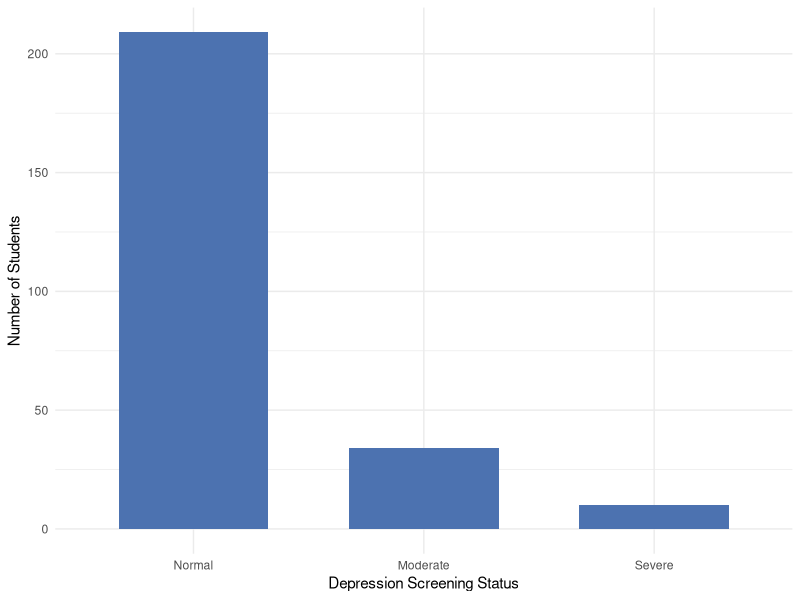
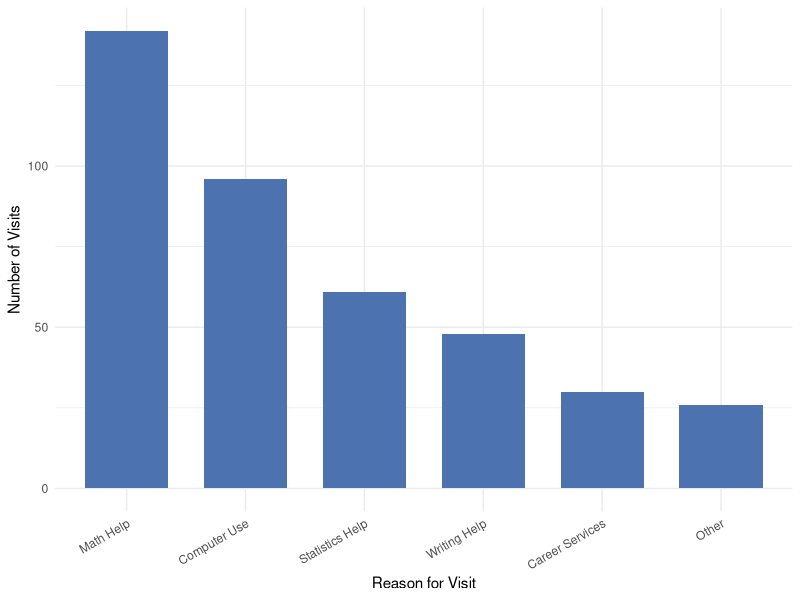
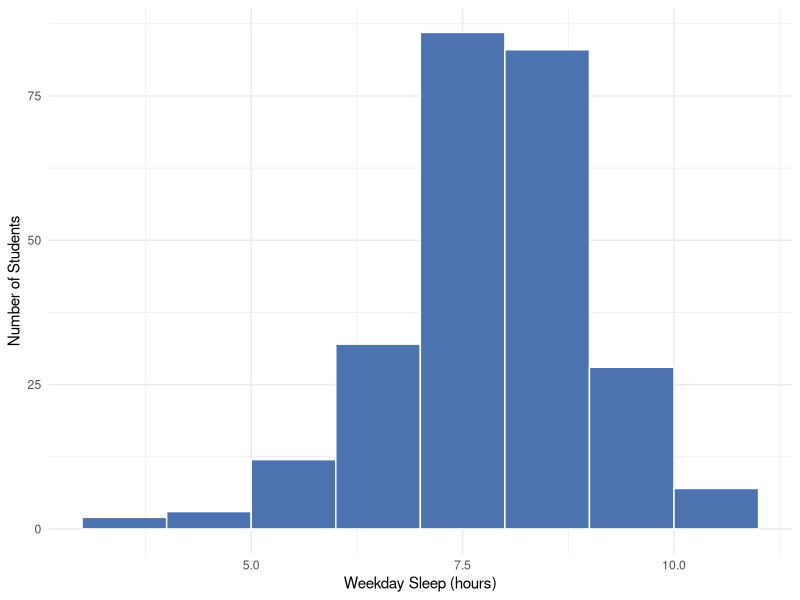
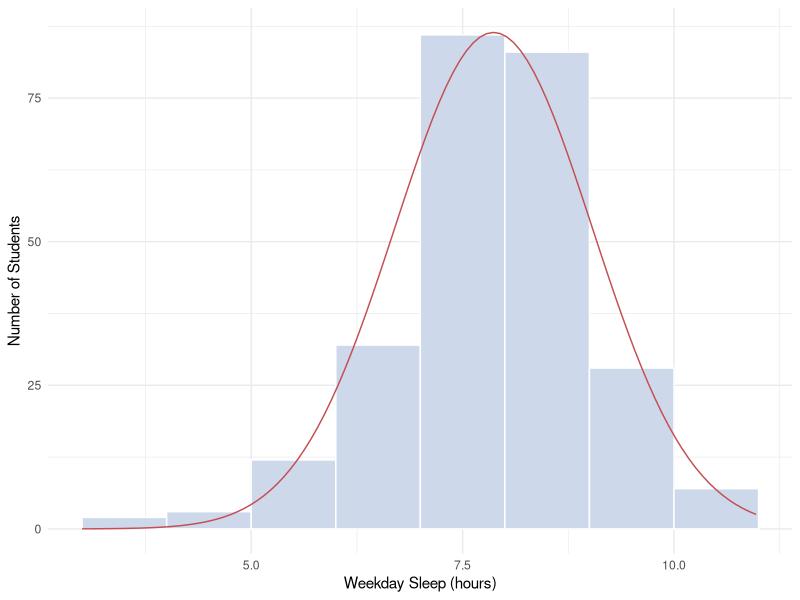
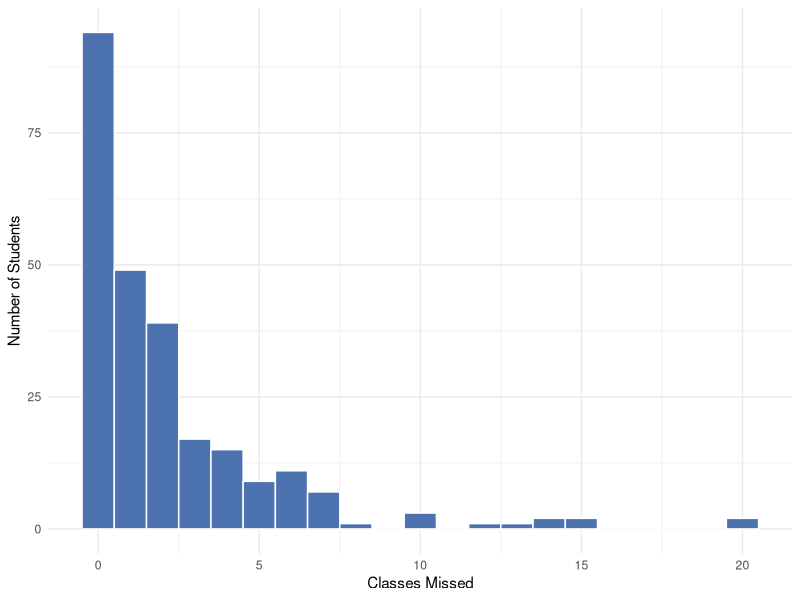
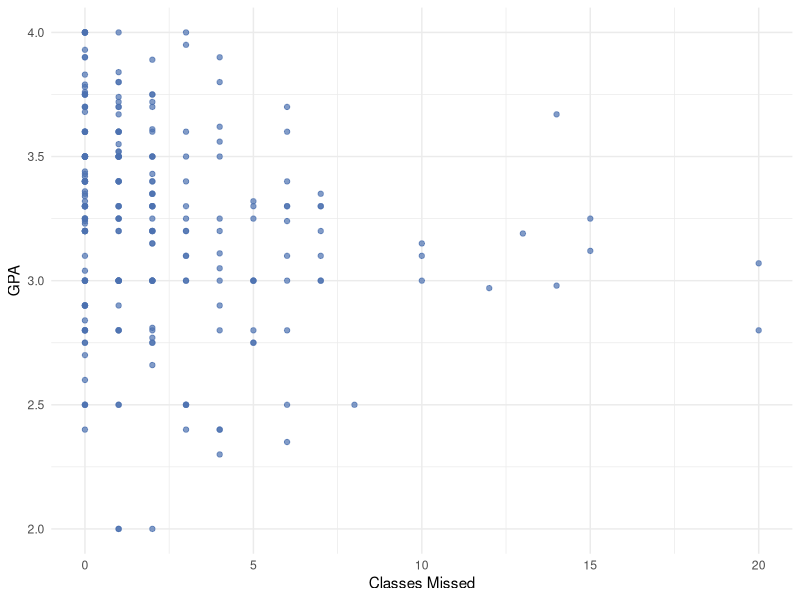
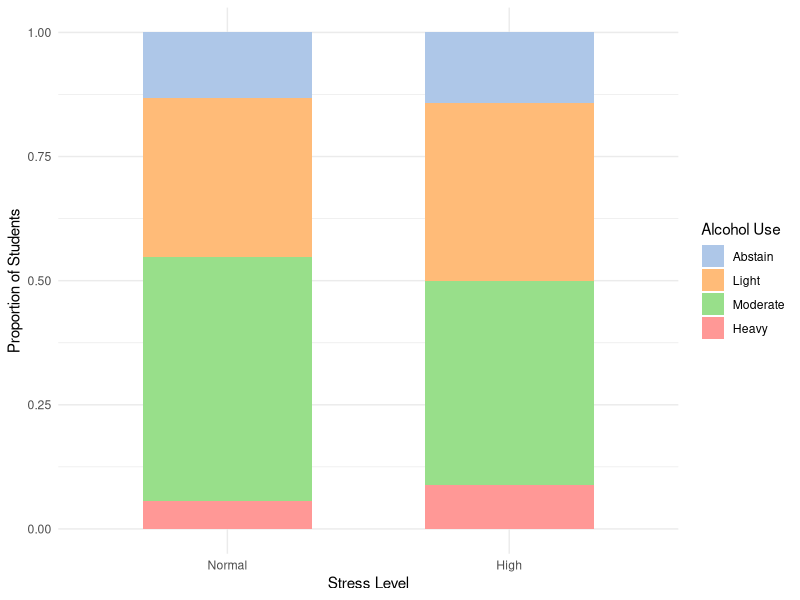
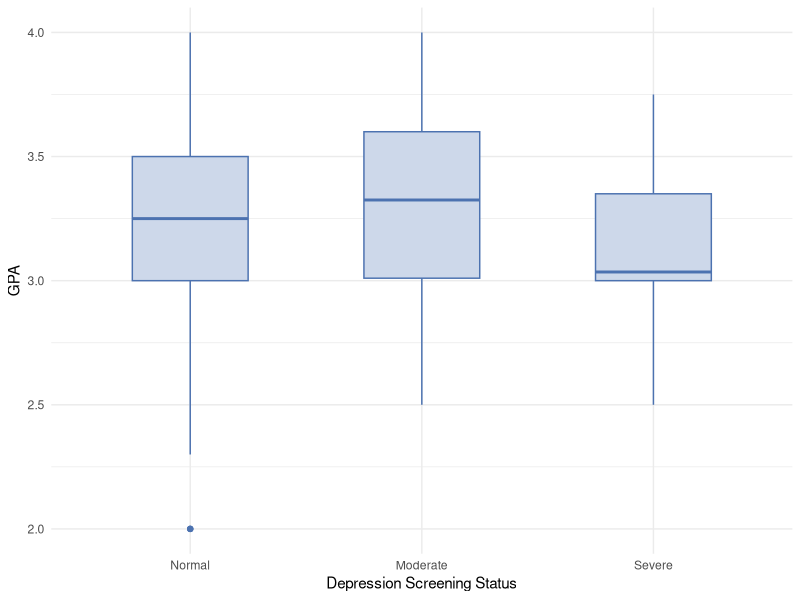

Write R code to recreate these figures, in order.
# ==============================================================================
# Chapter 1: Understanding Data through Measures and Visualizations
# Figure Generation Script
#
# Dataset: data/student_lifestyle_sleep.csv (253 college students)
#
# Run from the project root (the folder that contains data/ and r_code/).
# Plots appear in the RStudio viewer and are saved as PNGs in
# figures/chapter_01/.
#
# Figure numbering follows the [Insert Figure ...] callouts in the chapter.
# Note: the chapter text numbers the mosaic plot and the GPA box plot both as
# Figure 1.9 (a duplicate). The box plot below is saved as fig_1_09b_*.
# ==============================================================================

library(tidyverse)

# ------------------------------------------------------------------------------
# Setup
# ------------------------------------------------------------------------------
fig_dir <- file.path("figures", "chapter_01")
dir.create(fig_dir, recursive = TRUE, showWarnings = FALSE)

sl <- read_csv("data/student_lifestyle_sleep.csv", show_col_types = FALSE)

# Order the ordinal categories so bars, segments, and boxes appear in their
# natural progression (Normal -> Moderate -> Severe, Abstain -> Heavy)
sl <- sl %>%
  mutate(
    DepressionStatus = factor(DepressionStatus,
                              levels = c("normal", "moderate", "severe"),
                              labels = c("Normal", "Moderate", "Severe")),
    Stress = factor(Stress,
                    levels = c("normal", "high"),
                    labels = c("Normal", "High")),
    AlcoholUse = factor(AlcoholUse,
                        levels = c("Abstain", "Light", "Moderate", "Heavy"))
  )

# Shared palette for the AlcoholUse segments (Figures 1.8 and 1.9)
alcohol_colors <- c(Abstain = "#aec7e8",
                    Light   = "#ffbb78",
                    Moderate = "#98df8a",
                    Heavy   = "#ff9896")

# Save a ggplot object and show it in the viewer
save_fig <- function(plot, filename) {
  ggsave(file.path(fig_dir, filename), plot = plot,
         width = 7, height = 4.75, dpi = 150)
  print(plot)
  cat("Saved", filename, "\n")
}

# ------------------------------------------------------------------------------
# Figure 1.1 (Section 1.3): First 5 rows of the dataset
#
# This is a typeset table in the book (with the DepressionStatus and GPA
# columns highlighted), so it is printed here for reference rather than saved
# as a plot.
# ------------------------------------------------------------------------------
print("Figure 1.1: First 5 rows of student_lifestyle_sleep.csv")
print(head(sl, n = 5))

# ------------------------------------------------------------------------------
# Figure 1.2 (Section 1.3): Bar plot of DepressionStatus
#
# Categories on the x-axis in their natural ordinal order, frequencies on the
# y-axis, gaps between the bars.
# ------------------------------------------------------------------------------
depression_counts <- sl %>%
  count(DepressionStatus) %>%
  arrange(DepressionStatus)

p12 <- ggplot(depression_counts, aes(x = DepressionStatus, y = n)) +
  geom_col(width = 0.65, fill = "#4c72b0") +
  labs(x = "Depression Screening Status",
       y = "Number of Students") +
  theme_minimal()

save_fig(p12, "fig_1_02_barplot_depression.png")

# ------------------------------------------------------------------------------
# Figure 1.3 (Section 1.3): Pareto chart of tutoring/STEM center visit reasons
#
# The chapter presents this chart as a hypothetical example (a tutoring and
# STEM resource center), and no such variable exists in
# student_lifestyle_sleep.csv, so a small illustrative dataset is built here.
# The callout specifies: tallest bar "Math Help" on the far left, "Computer
# Use" second, and an "Other" bar on the far right combining the rare
# trailing categories.
# ------------------------------------------------------------------------------
tutoring_visits <- tribble(
  ~Reason,    ~Visits,
  "Math Help",       142,
  "Computer Use",     96,
  "Statistics Help",  61,
  "Writing Help",     48,
  "Career Services",  30,
  "Other",            26
) %>%
  mutate(Reason = factor(Reason, levels = Reason)) # descending, "Other" last

p13 <- ggplot(tutoring_visits, aes(x = Reason, y = Visits)) +
  geom_col(width = 0.7, fill = "#4c72b0") +
  labs(x = "Reason for Visit",
       y = "Number of Visits") +
  theme_minimal() +
  theme(axis.text.x = element_text(angle = 30, hjust = 1))

save_fig(p13, "fig_1_03_pareto_tutoring_visits.png")

# ------------------------------------------------------------------------------
# Figure 1.4 (Section 1.4): Histogram of WeekdaySleep with 1-hour bins
#
# Bars touch because the bins form a continuous number line.
# ------------------------------------------------------------------------------
p14 <- ggplot(sl, aes(x = WeekdaySleep)) +
  geom_histogram(binwidth = 1, boundary = 0, fill = "#4c72b0", color = "white") +
  labs(x = "Weekday Sleep (hours)",
       y = "Number of Students") +
  theme_minimal()

save_fig(p14, "fig_1_04_hist_weekdaysleep.png")

# ------------------------------------------------------------------------------
# Figure 1.5 (Section 1.5): Normal curve overlaid on a symmetric histogram
#
# WeekdaySleep is the chapter's example of a roughly bell-shaped variable.
# The overlaid curve uses the sample mean and standard deviation, scaled to
# the histogram's count scale (density * n).
# ------------------------------------------------------------------------------
ws_mean <- mean(sl$WeekdaySleep)
ws_sd   <- sd(sl$WeekdaySleep)

p15 <- ggplot(sl, aes(x = WeekdaySleep)) +
  geom_histogram(binwidth = 1, boundary = 0, fill = "#cdd8ea", color = "white") +
  stat_function(fun = function(x) dnorm(x, mean = ws_mean, sd = ws_sd) * nrow(sl),
                color = "#c44e52") +
  labs(x = "Weekday Sleep (hours)",
       y = "Number of Students") +
  theme_minimal()

save_fig(p15, "fig_1_05_hist_weekdaysleep_normal_overlay.png")

# ------------------------------------------------------------------------------
# Figure 1.6 (Section 1.5): Histogram of ClassesMissed (right-skewed)
#
# 1-unit bins aligned on the whole numbers, so the floor effect at zero is
# visible.
# ------------------------------------------------------------------------------
p16 <- ggplot(sl, aes(x = ClassesMissed)) +
  geom_histogram(binwidth = 1, boundary = -0.5, fill = "#4c72b0", color = "white") +
  labs(x = "Classes Missed",
       y = "Number of Students") +
  theme_minimal()

save_fig(p16, "fig_1_06_hist_classesmissed.png")

# ------------------------------------------------------------------------------
# Figure 1.7 (Section 1.6): Scatterplot of ClassesMissed (x) vs. GPA (y)
# ------------------------------------------------------------------------------
p17 <- ggplot(sl, aes(x = ClassesMissed, y = GPA)) +
  geom_point(color = "#4c72b0", alpha = 0.7) +
  labs(x = "Classes Missed",
       y = "GPA") +
  theme_minimal()

save_fig(p17, "fig_1_07_scatter_classesmissed_gpa.png")

# ------------------------------------------------------------------------------
# Figure 1.8 (Section 1.7): Segmented (100% stacked) bar chart
#
# AlcoholUse within Stress levels. Both bars are stretched to 100%, hiding
# the difference in group size (which is the point the chapter makes).
# ------------------------------------------------------------------------------
p18 <- ggplot(sl, aes(x = Stress, fill = AlcoholUse)) +
  geom_bar(position = "fill", width = 0.6) +
  scale_fill_manual(values = alcohol_colors, name = "Alcohol Use") +
  labs(x = "Stress Level",
       y = "Proportion of Students") +
  theme_minimal()

save_fig(p18, "fig_1_08_segmented_alcohol_by_stress.png")

# ------------------------------------------------------------------------------
# Figure 1.9 (Section 1.7): Mosaic plot of Stress (columns) x AlcoholUse
#
# Base R's barplot() applied to a two-way table produces a mosaic plot: the
# width of each column is proportional to the group total (the Normal column
# is noticeably wider than High), and the height of each block is the
# within-group proportion of that drinking category.
# ------------------------------------------------------------------------------
stress_alcohol_table <- t(table(sl$Stress, sl$AlcoholUse))
# transposed so that Stress levels are the side-by-side columns and
# AlcoholUse categories stack within them

png(file.path(fig_dir, "fig_1_09_mosaic_stress_alcohol.png"),
    width = 1050, height = 800, res = 150)
par(mar = c(8, 4, 3, 2))
barplot(stress_alcohol_table,
        beside = TRUE,
        names.arg = colnames(stress_alcohol_table),
        col = alcohol_colors[levels(sl$AlcoholUse)],
        xlab = "Stress Level (column width = group size)",
        ylab = "Proportion within group")
legend(x = 0.35, y = -0.42,
       legend = levels(sl$AlcoholUse),
       fill = alcohol_colors[levels(sl$AlcoholUse)],
       title = "Alcohol Use",
       horiz = TRUE, xpd = TRUE, bty = "n")
dev.off()
cat("Saved fig_1_09_mosaic_stress_alcohol.png\n")

# ------------------------------------------------------------------------------
# Figure 1.9b (Section 1.8): Side-by-side box plots of GPA by DepressionStatus
#
# (Numbered Figure 1.9 in the chapter text, which duplicates the mosaic
# plot's number.)
# ------------------------------------------------------------------------------
p19b <- ggplot(sl, aes(x = DepressionStatus, y = GPA)) +
  geom_boxplot(width = 0.5, fill = "#cdd8ea", color = "#4c72b0") +
  labs(x = "Depression Screening Status",
       y = "GPA") +
  theme_minimal()

save_fig(p19b, "fig_1_09b_boxplot_gpa_by_depression.png")

# ------------------------------------------------------------------------------
# Figure 1.10 (Section 1.8): Scatterplot of ClassesMissed vs. GPA with Stress
# as the grouping variable
#
# Per the callout: Normal stress = blue circles, High stress = red triangles.
# Varying both color and shape keeps the groups distinguishable without
# relying on color alone.
# ------------------------------------------------------------------------------
p110 <- ggplot(sl, aes(x = ClassesMissed, y = GPA,
                       color = Stress, shape = Stress)) +
  geom_point(alpha = 0.8, size = 1.8) +
  scale_color_manual(values = c(Normal = "blue", High = "red"),
                     name = "Stress Level") +
  scale_shape_manual(values = c(Normal = 16, High = 17),
                     name = "Stress Level") +
  labs(x = "Classes Missed",
       y = "GPA") +
  theme_minimal()

save_fig(p110, "fig_1_10_scatter_gpa_missed_by_stress.png")

# ------------------------------------------------------------------------------
# Figure 1.11 (Section 1.8): Bubble plot
#
# WeekdaySleep (x), GPA (y), bubble size scaled to weekly Drinks. The minimum
# mapped size stays visible so abstainers appear as tiny specks rather than
# disappearing.
# ------------------------------------------------------------------------------
p111 <- ggplot(sl, aes(x = WeekdaySleep, y = GPA, size = Drinks)) +
  geom_point(color = "#4c72b0", alpha = 0.55) +
  scale_size(range = c(1, 12), name = "Drinks per Week") +
  labs(x = "Weekday Sleep (hours)",
       y = "GPA") +
  theme_minimal()

save_fig(p111, "fig_1_11_bubble_sleep_gpa_drinks.png")

# ------------------------------------------------------------------------------
# Figure 1.13 (Section 1.10): Diagram mapping the quartiles and the IQR onto
# a box plot
#
# A single horizontal box plot of WeekdaySleep, annotated with Q1, the
# Median, and Q3, plus a bracket above the box showing that the physical
# length of the box is the IQR. (Figures 1.12 and 1.14 are typeset tables in
# the text and require no code.)
# ------------------------------------------------------------------------------
q25 <- as.numeric(quantile(sl$WeekdaySleep, 0.25))
q50 <- as.numeric(quantile(sl$WeekdaySleep, 0.50))
q75 <- as.numeric(quantile(sl$WeekdaySleep, 0.75))
iqr <- q75 - q25

png(file.path(fig_dir, "fig_1_13_iqr_boxplot_diagram.png"),
    width = 1050, height = 600, res = 150)
par(mar = c(5, 4, 2, 2))
boxplot(sl$WeekdaySleep,
        horizontal = TRUE,
        axes = TRUE,
        staple = FALSE,
        xlab = "Weekday Sleep (hours)",
        ylab = NULL,
        ylim = c(0, 2.6))
# Bracket above the box: from Q1 to Q3
segments(q25, 1.6, q25, 2.0)
segments(q75, 1.6, q75, 2.0)
segments(q25, 2.0, q75, 2.0, lwd = 2)
text((q25 + q75) / 2, 2.25,
     sprintf("IQR = Q3 - Q1 = %.2f - %.2f = %.2f hours", q75, q25, iqr),
     cex = 0.95)
# Labels below the box, pointing up at each edge and the median line
arrows(q25, 0.30, q25, 0.55, length = 0.02)
text(q25, 0.10, "Q1 (25th %ile)", cex = 0.9)
arrows(q50, 0.30, q50, 0.90, length = 0.02)
text(q50, 0.10, "Median (50th %ile)", cex = 0.9)
arrows(q75, 0.30, q75, 0.55, length = 0.02)
text(q75, 0.10, "Q3 (75th %ile)", cex = 0.9)
dev.off()
cat("Saved fig_1_13_iqr_boxplot_diagram.png\n")

# ------------------------------------------------------------------------------
# Figure 1.15 (Section 1.16): Side-by-side box plots of ClassesMissed
# grouped by DepressionStatus
# ------------------------------------------------------------------------------
p115 <- ggplot(sl, aes(x = DepressionStatus, y = ClassesMissed)) +
  geom_boxplot(width = 0.5, fill = "#cdd8ea", color = "#4c72b0") +
  labs(x = "Depression Screening Status",
       y = "Classes Missed") +
  theme_minimal()

save_fig(p115, "fig_1_15_boxplot_classesmissed_by_depression.png")

# ------------------------------------------------------------------------------
# Section 1.16 reference values
#
# Median and IQR of ClassesMissed within each DepressionStatus group, for
# checking the "Numerical Summaries" table in the Guided Analysis
# (Normal: Mdn 1.0, IQR 2.0; Moderate: Mdn 2.0, IQR 3.0; Severe: Mdn 4.0,
# IQR 5.0).
# ------------------------------------------------------------------------------
print("Section 1.16: Median / IQR of ClassesMissed by DepressionStatus")
print(aggregate(ClassesMissed ~ DepressionStatus, data = sl,
                FUN = function(x) c(Median = median(x), IQR = IQR(x))))
